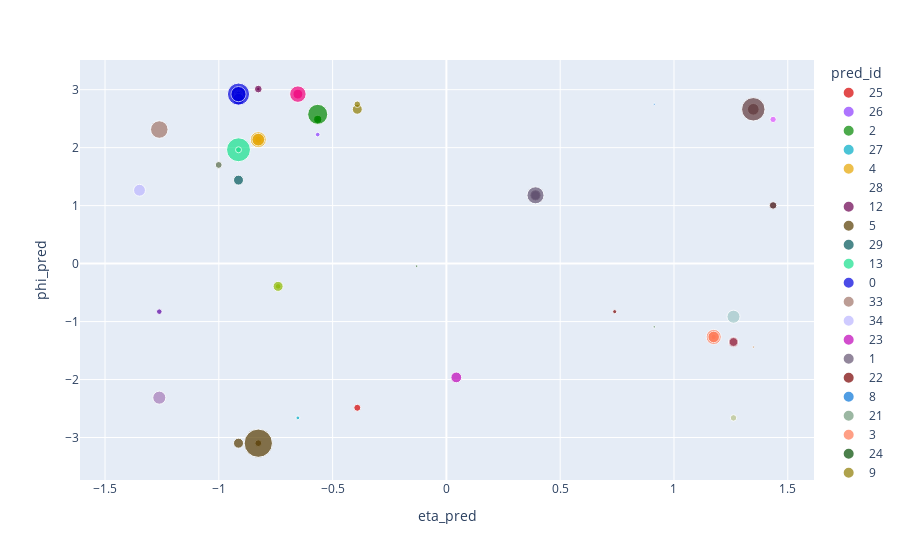

The notebook cell saved with this chart:
### Code cell
px.scatter(plot_df, x='eta_pred', y='phi_pred', size='energy', color='pred_id', color_discrete_sequence=get_palette(plot_df['pred_id']))

### Figure 1 — Plotly figure (JSON) as saved in the notebook; plotly's stock layout.template omitted (floating-point values rounded to 4 significant figures)
{"data": [{"hovertemplate": "pred_id=25<br>eta_pred=%{x}<br>phi_pred=%{y}<br>energy=%{marker.size}<extra></extra>", "legendgroup": "25", "marker": {"color": "rgb(214, 0, 0)", "size": [0.2217], "sizemode": "area", "sizeref": 0.009039, "symbol": "circle"}, "mode": "markers", "name": "25", "orientation": "v", "showlegend": true, "type": "scatter", "x": [-0.3915], "xaxis": "x", "y": [-2.487], "yaxis": "y"}, {"hovertemplate": "pred_id=26<br>eta_pred=%{x}<br>phi_pred=%{y}<br>energy=%{marker.size}<extra></extra>", "legendgroup": "26", "marker": {"color": "rgb(140, 59, 255)", "size": [0.09689], "sizemode": "area", "sizeref": 0.009039, "symbol": "circle"}, "mode": "markers", "name": "26", "orientation": "v", "showlegend": true, "type": "scatter", "x": [-0.5655], "xaxis": "x", "y": [2.225], "yaxis": "y"}, {"hovertemplate": "pred_id=2<br>eta_pred=%{x}<br>phi_pred=%{y}<br>energy=%{marker.size}<extra></extra>", "legendgroup": "2", "marker": {"color": "rgb(1, 135, 0)", "size": [0.1065, 0.3304, 0.2906, 1.819], "sizemode": "area", "sizeref": 0.009039, "symbol": "circle"}, "mode": "markers", "name": "2", "orientation": "v", "showlegend": true, "type": "scatter", "x": [-0.5655, -0.5655, -0.5655, -0.5655], "xaxis": "x", "y": [2.487, 2.487, 2.487, 2.574], "yaxis": "y"}, {"hovertemplate": "pred_id=27<br>eta_pred=%{x}<br>phi_pred=%{y}<br>energy=%{marker.size}<extra></extra>", "legendgroup": "27", "marker": {"color": "rgb(0, 172, 198)", "size": [0.06593], "sizemode": "area", "sizeref": 0.009039, "symbol": "circle"}, "mode": "markers", "name": "27", "orientation": "v", "showlegend": true, "type": "scatter", "x": [-0.6525], "xaxis": "x", "y": [-2.662], "yaxis": "y"}, {"hovertemplate": "pred_id=4<br>eta_pred=%{x}<br>phi_pred=%{y}<br>energy=%{marker.size}<extra></extra>", "legendgroup": "4", "marker": {"color": "rgb(230, 165, 0)", "size": [0.2518, 1.144, 0.7271], "sizemode": "area", "sizeref": 0.009039, "symbol": "circle"}, "mode": "markers", "name": "4", "orientation": "v", "showlegend": true, "type": "scatter", "x": [-0.8265, -0.8265, -0.8265], "xaxis": "x", "y": [2.138, 2.138, 2.138], "yaxis": "y"}, {"hovertemplate": "pred_id=28<br>eta_pred=%{x}<br>phi_pred=%{y}<br>energy=%{marker.size}<extra></extra>", "legendgroup": "28", "marker": {"color": "rgb(255, 126, 209)", "size": [0], "sizemode": "area", "sizeref": 0.009039, "symbol": "circle"}, "mode": "markers", "name": "28", "orientation": "v", "showlegend": true, "type": "scatter", "x": [-0.8265], "xaxis": "x", "y": [2.4], "yaxis": "y"}, {"hovertemplate": "pred_id=12<br>eta_pred=%{x}<br>phi_pred=%{y}<br>energy=%{marker.size}<extra></extra>", "legendgroup": "12", "marker": {"color": "rgb(107, 0, 79)", "size": [0.05586, 0.268], "sizemode": "area", "sizeref": 0.009039, "symbol": "circle"}, "mode": "markers", "name": "12", "orientation": "v", "showlegend": true, "type": "scatter", "x": [-0.8265, -0.8265], "xaxis": "x", "y": [3.011, 3.011], "yaxis": "y"}, {"hovertemplate": "pred_id=5<br>eta_pred=%{x}<br>phi_pred=%{y}<br>energy=%{marker.size}<extra></extra>", "legendgroup": "5", "marker": {"color": "rgb(87, 59, 0)", "size": [0.2057, 0.4531, 3.616], "sizemode": "area", "sizeref": 0.009039, "symbol": "circle"}, "mode": "markers", "name": "5", "orientation": "v", "showlegend": true, "type": "scatter", "x": [-0.8265, -0.9135, -0.8265], "xaxis": "x", "y": [-3.098, -3.098, -3.098], "yaxis": "y"}, {"hovertemplate": "pred_id=29<br>eta_pred=%{x}<br>phi_pred=%{y}<br>energy=%{marker.size}<extra></extra>", "legendgroup": "29", "marker": {"color": "rgb(0, 86, 89)", "size": [0.4498], "sizemode": "area", "sizeref": 0.009039, "symbol": "circle"}, "mode": "markers", "name": "29", "orientation": "v", "showlegend": true, "type": "scatter", "x": [-0.9135], "xaxis": "x", "y": [1.44], "yaxis": "y"}, {"hovertemplate": "pred_id=13<br>eta_pred=%{x}<br>phi_pred=%{y}<br>energy=%{marker.size}<extra></extra>", "legendgroup": "13", "marker": {"color": "rgb(21, 225, 140)", "size": [2.588, 0.1628], "sizemode": "area", "sizeref": 0.009039, "symbol": "circle"}, "mode": "markers", "name": "13", "orientation": "v", "showlegend": true, "type": "scatter", "x": [-0.9135, -0.9135], "xaxis": "x", "y": [1.963, 1.963], "yaxis": "y"}, {"hovertemplate": "pred_id=0<br>eta_pred=%{x}<br>phi_pred=%{y}<br>energy=%{marker.size}<extra></extra>", "legendgroup": "0", "marker": {"color": "rgb(0, 0, 221)", "size": [0.1697, 0.01995, 0.2505, 1.376, 0.2974, 0.1574, 0.5978, 2.215, 1.051], "sizemode": "area", "sizeref": 0.009039, "symbol": "circle"}, "mode": "markers", "name": "0", "orientation": "v", "showlegend": true, "type": "scatter", "x": [-0.9135, -0.9135, -0.9135, -0.9135, -0.9135, -0.9135, -0.9135, -0.9135, -0.9135], "xaxis": "x", "y": [2.836, 2.923, 2.923, 2.923, 2.923, 2.923, 2.836, 2.923, 2.923], "yaxis": "y"}, {"hovertemplate": "pred_id=33<br>eta_pred=%{x}<br>phi_pred=%{y}<br>energy=%{marker.size}<extra></extra>", "legendgroup": "33", "marker": {"color": "rgb(161, 117, 105)", "size": [1.389], "sizemode": "area", "sizeref": 0.009039, "symbol": "circle"}, "mode": "markers", "name": "33", "orientation": "v", "showlegend": true, "type": "scatter", "x": [-1.262], "xaxis": "x", "y": [2.313], "yaxis": "y"}, {"hovertemplate": "pred_id=34<br>eta_pred=%{x}<br>phi_pred=%{y}<br>energy=%{marker.size}<extra></extra>", "legendgroup": "34", "marker": {"color": "rgb(188, 182, 255)", "size": [0.6398], "sizemode": "area", "sizeref": 0.009039, "symbol": "circle"}, "mode": "markers", "name": "34", "orientation": "v", "showlegend": true, "type": "scatter", "x": [-1.349], "xaxis": "x", "y": [1.265], "yaxis": "y"}, {"hovertemplate": "pred_id=23<br>eta_pred=%{x}<br>phi_pred=%{y}<br>energy=%{marker.size}<extra></extra>", "legendgroup": "23", "marker": {"color": "rgb(191, 3, 184)", "size": [0.523], "sizemode": "area", "sizeref": 0.009039, "symbol": "circle"}, "mode": "markers", "name": "23", "orientation": "v", "showlegend": true, "type": "scatter", "x": [0.0435], "xaxis": "x", "y": [-1.963], "yaxis": "y"}, {"hovertemplate": "pred_id=1<br>eta_pred=%{x}<br>phi_pred=%{y}<br>energy=%{marker.size}<extra></extra>", "legendgroup": "1", "marker": {"color": "rgb(100, 84, 114)", "size": [0.07104, 0.3971, 0.3947, 0.5783, 1.311], "sizemode": "area", "sizeref": 0.009039, "symbol": "circle"}, "mode": "markers", "name": "1", "orientation": "v", "showlegend": true, "type": "scatter", "x": [0.3915, 0.3915, 0.3915, 0.3915, 0.3915], "xaxis": "x", "y": [1.178, 1.178, 1.178, 1.178, 1.178], "yaxis": "y"}, {"hovertemplate": "pred_id=22<br>eta_pred=%{x}<br>phi_pred=%{y}<br>energy=%{marker.size}<extra></extra>", "legendgroup": "22", "marker": {"color": "rgb(121, 0, 0)", "size": [0.07454], "sizemode": "area", "sizeref": 0.009039, "symbol": "circle"}, "mode": "markers", "name": "22", "orientation": "v", "showlegend": true, "type": "scatter", "x": [0.7395], "xaxis": "x", "y": [-0.829], "yaxis": "y"}, {"hovertemplate": "pred_id=8<br>eta_pred=%{x}<br>phi_pred=%{y}<br>energy=%{marker.size}<extra></extra>", "legendgroup": "8", "marker": {"color": "rgb(7, 116, 216)", "size": [0.02565, 0.01137], "sizemode": "area", "sizeref": 0.009039, "symbol": "circle"}, "mode": "markers", "name": "8", "orientation": "v", "showlegend": true, "type": "scatter", "x": [0.9135, 0.9135], "xaxis": "x", "y": [2.749, 2.749], "yaxis": "y"}, {"hovertemplate": "pred_id=21<br>eta_pred=%{x}<br>phi_pred=%{y}<br>energy=%{marker.size}<extra></extra>", "legendgroup": "21", "marker": {"color": "rgb(114, 154, 124)", "size": [0.03198], "sizemode": "area", "sizeref": 0.009039, "symbol": "circle"}, "mode": "markers", "name": "21", "orientation": "v", "showlegend": true, "type": "scatter", "x": [0.9135], "xaxis": "x", "y": [-1.091], "yaxis": "y"}, {"hovertemplate": "pred_id=3<br>eta_pred=%{x}<br>phi_pred=%{y}<br>energy=%{marker.size}<extra></extra>", "legendgroup": "3", "marker": {"color": "rgb(255, 119, 82)", "size": [0.134, 1.021, 0.6007], "sizemode": "area", "sizeref": 0.009039, "symbol": "circle"}, "mode": "markers", "name": "3", "orientation": "v", "showlegend": true, "type": "scatter", "x": [1.174, 1.174, 1.174], "xaxis": "x", "y": [-1.265, -1.265, -1.265], "yaxis": "y"}, {"hovertemplate": "pred_id=24<br>eta_pred=%{x}<br>phi_pred=%{y}<br>energy=%{marker.size}<extra></extra>", "legendgroup": "24", "marker": {"color": "rgb(0, 75, 0)", "size": [0.02512], "sizemode": "area", "sizeref": 0.009039, "symbol": "circle"}, "mode": "markers", "name": "24", "orientation": "v", "showlegend": true, "type": "scatter", "x": [-0.1305], "xaxis": "x", "y": [-0.04363], "yaxis": "y"}, {"hovertemplate": "pred_id=9<br>eta_pred=%{x}<br>phi_pred=%{y}<br>energy=%{marker.size}<extra></extra>", "legendgroup": "9", "marker": {"color": "rgb(142, 123, 1)", "size": [0.4465, 0.1928], "sizemode": "area", "sizeref": 0.009039, "symbol": "circle"}, "mode": "markers", "name": "9", "orientation": "v", "showlegend": true, "type": "scatter", "x": [-0.3915, -0.3915], "xaxis": "x", "y": [2.662, 2.749], "yaxis": "y"}, {"hovertemplate": "pred_id=10<br>eta_pred=%{x}<br>phi_pred=%{y}<br>energy=%{marker.size}<extra></extra>", "legendgroup": "10", "marker": {"color": "rgb(242, 0, 123)", "size": [0.4457, 1.228], "sizemode": "area", "sizeref": 0.009039, "symbol": "circle"}, "mode": "markers", "name": "10", "orientation": "v", "showlegend": true, "type": "scatter", "x": [-0.6525, -0.6525], "xaxis": "x", "y": [2.923, 2.923], "yaxis": "y"}, {"hovertemplate": "pred_id=11<br>eta_pred=%{x}<br>phi_pred=%{y}<br>energy=%{marker.size}<extra></extra>", "legendgroup": "11", "marker": {"color": "rgb(142, 186, 0)", "size": [0.1394, 0.4575], "sizemode": "area", "sizeref": 0.009039, "symbol": "circle"}, "mode": "markers", "name": "11", "orientation": "v", "showlegend": true, "type": "scatter", "x": [-0.7395, -0.7395], "xaxis": "x", "y": [-0.3927, -0.3927], "yaxis": "y"}, {"hovertemplate": "pred_id=32<br>eta_pred=%{x}<br>phi_pred=%{y}<br>energy=%{marker.size}<extra></extra>", "legendgroup": "32", "marker": {"color": "rgb(165, 123, 184)", "size": [0.7728], "sizemode": "area", "sizeref": 0.009039, "symbol": "circle"}, "mode": "markers", "name": "32", "orientation": "v", "showlegend": true, "type": "scatter", "x": [-1.261], "xaxis": "x", "y": [-2.313], "yaxis": "y"}, {"hovertemplate": "pred_id=31<br>eta_pred=%{x}<br>phi_pred=%{y}<br>energy=%{marker.size}<extra></extra>", "legendgroup": "31", "marker": {"color": "rgb(89, 1, 163)", "size": [0.1408], "sizemode": "area", "sizeref": 0.009039, "symbol": "circle"}, "mode": "markers", "name": "31", "orientation": "v", "showlegend": true, "type": "scatter", "x": [-1.261], "xaxis": "x", "y": [-0.829], "yaxis": "y"}, {"hovertemplate": "pred_id=20<br>eta_pred=%{x}<br>phi_pred=%{y}<br>energy=%{marker.size}<extra></extra>", "legendgroup": "20", "marker": {"color": "rgb(226, 175, 175)", "size": [0], "sizemode": "area", "sizeref": 0.009039, "symbol": "circle"}, "mode": "markers", "name": "20", "orientation": "v", "showlegend": true, "type": "scatter", "x": [1.087], "xaxis": "x", "y": [3.098], "yaxis": "y"}, {"hovertemplate": "pred_id=7<br>eta_pred=%{x}<br>phi_pred=%{y}<br>energy=%{marker.size}<extra></extra>", "legendgroup": "7", "marker": {"color": "rgb(160, 58, 82)", "size": [0.4759, 0.3516], "sizemode": "area", "sizeref": 0.009039, "symbol": "circle"}, "mode": "markers", "name": "7", "orientation": "v", "showlegend": true, "type": "scatter", "x": [1.262, 1.262], "xaxis": "x", "y": [-1.353, -1.353], "yaxis": "y"}, {"hovertemplate": "pred_id=18<br>eta_pred=%{x}<br>phi_pred=%{y}<br>energy=%{marker.size}<extra></extra>", "legendgroup": "18", "marker": {"color": "rgb(161, 200, 200)", "size": [0.7741], "sizemode": "area", "sizeref": 0.009039, "symbol": "circle"}, "mode": "markers", "name": "18", "orientation": "v", "showlegend": true, "type": "scatter", "x": [1.262], "xaxis": "x", "y": [-0.9163], "yaxis": "y"}, {"hovertemplate": "pred_id=16<br>eta_pred=%{x}<br>phi_pred=%{y}<br>energy=%{marker.size}<extra></extra>", "legendgroup": "16", "marker": {"color": "rgb(158, 75, 0)", "size": [0.01891], "sizemode": "area", "sizeref": 0.009039, "symbol": "circle"}, "mode": "markers", "name": "16", "orientation": "v", "showlegend": true, "type": "scatter", "x": [1.349], "xaxis": "x", "y": [-1.44], "yaxis": "y"}, {"hovertemplate": "pred_id=30<br>eta_pred=%{x}<br>phi_pred=%{y}<br>energy=%{marker.size}<extra></extra>", "legendgroup": "30", "marker": {"color": "rgb(84, 103, 68)", "size": [0.2135], "sizemode": "area", "sizeref": 0.009039, "symbol": "circle"}, "mode": "markers", "name": "30", "orientation": "v", "showlegend": true, "type": "scatter", "x": [-1.001], "xaxis": "x", "y": [1.702], "yaxis": "y"}, {"hovertemplate": "pred_id=19<br>eta_pred=%{x}<br>phi_pred=%{y}<br>energy=%{marker.size}<extra></extra>", "legendgroup": "19", "marker": {"color": "rgb(186, 195, 137)", "size": [0.1875], "sizemode": "area", "sizeref": 0.009039, "symbol": "circle"}, "mode": "markers", "name": "19", "orientation": "v", "showlegend": true, "type": "scatter", "x": [1.262], "xaxis": "x", "y": [-2.662], "yaxis": "y"}, {"hovertemplate": "pred_id=17<br>eta_pred=%{x}<br>phi_pred=%{y}<br>energy=%{marker.size}<extra></extra>", "legendgroup": "17", "marker": {"color": "rgb(94, 123, 135)", "size": [0], "sizemode": "area", "sizeref": 0.009039, "symbol": "circle"}, "mode": "markers", "name": "17", "orientation": "v", "showlegend": true, "type": "scatter", "x": [1.349], "xaxis": "x", "y": [2.225], "yaxis": "y"}, {"hovertemplate": "pred_id=6<br>eta_pred=%{x}<br>phi_pred=%{y}<br>energy=%{marker.size}<extra></extra>", "legendgroup": "6", "marker": {"color": "rgb(96, 56, 59)", "size": [0.617, 2.485], "sizemode": "area", "sizeref": 0.009039, "symbol": "circle"}, "mode": "markers", "name": "6", "orientation": "v", "showlegend": true, "type": "scatter", "x": [1.349, 1.349], "xaxis": "x", "y": [2.662, 2.662], "yaxis": "y"}, {"hovertemplate": "pred_id=35<br>eta_pred=%{x}<br>phi_pred=%{y}<br>energy=%{marker.size}<extra></extra>", "legendgroup": "35", "marker": {"color": "rgb(130, 135, 255)", "size": [0], "sizemode": "area", "sizeref": 0.009039, "symbol": "circle"}, "mode": "markers", "name": "35", "orientation": "v", "showlegend": true, "type": "scatter", "x": [-1.436], "xaxis": "x", "y": [1.963], "yaxis": "y"}, {"hovertemplate": "pred_id=15<br>eta_pred=%{x}<br>phi_pred=%{y}<br>energy=%{marker.size}<extra></extra>", "legendgroup": "15", "marker": {"color": "rgb(56, 0, 0)", "size": [0.2551], "sizemode": "area", "sizeref": 0.009039, "symbol": "circle"}, "mode": "markers", "name": "15", "orientation": "v", "showlegend": true, "type": "scatter", "x": [1.436], "xaxis": "x", "y": [1.004], "yaxis": "y"}, {"hovertemplate": "pred_id=14<br>eta_pred=%{x}<br>phi_pred=%{y}<br>energy=%{marker.size}<extra></extra>", "legendgroup": "14", "marker": {"color": "rgb(226, 82, 255)", "size": [0.1821], "sizemode": "area", "sizeref": 0.009039, "symbol": "circle"}, "mode": "markers", "name": "14", "orientation": "v", "showlegend": true, "type": "scatter", "x": [1.436], "xaxis": "x", "y": [2.487], "yaxis": "y"}], "layout": {"legend": {"itemsizing": "constant", "title": {"text": "pred_id"}, "tracegroupgap": 0}, "margin": {"t": 60}, "xaxis": {"anchor": "y", "domain": [0, 1], "title": {"text": "eta_pred"}}, "yaxis": {"anchor": "x", "domain": [0, 1], "title": {"text": "phi_pred"}}}}
